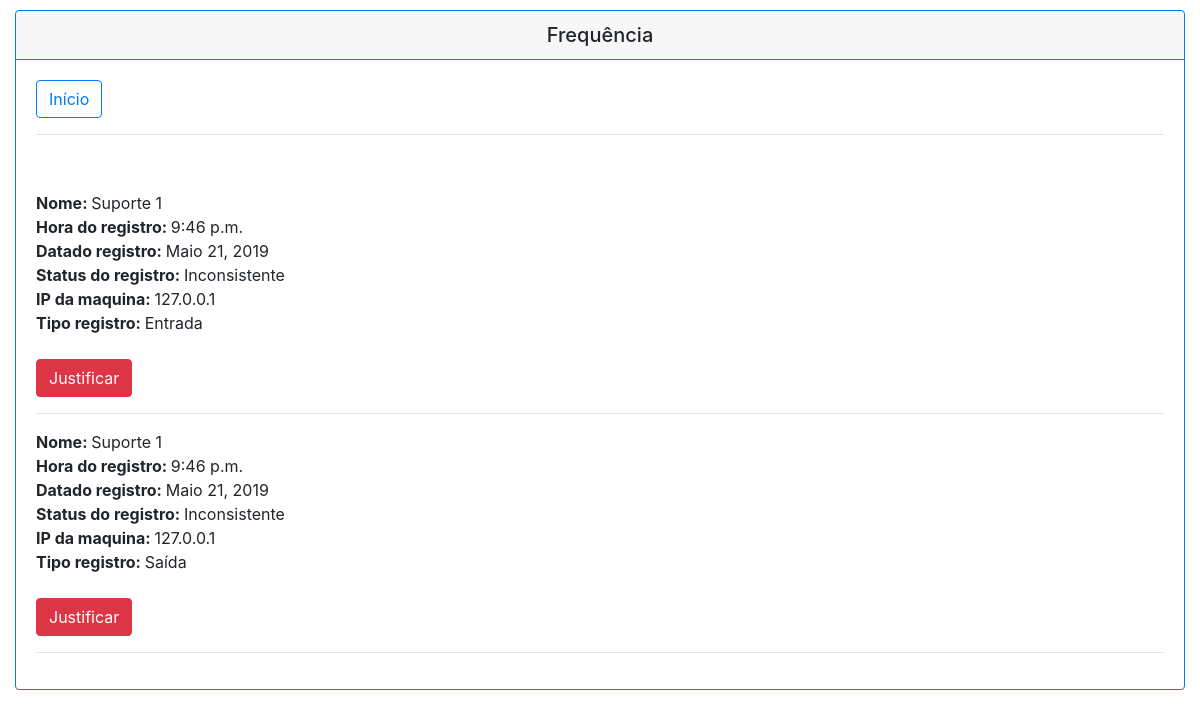
The page /frequencia/ (signed in) on the database its author committed.
### app_ponto/models.py (models this page shows, shortened)
class Frequencia(models.Model):
    funcionario = models.ForeignKey(Funcionario, on_delete=models.SET_NULL, blank=True, null=True, verbose_name='Funcionário')
    hora_ponto = models.TimeField('Hora de entrada 1', blank=True, null=True)
    tipo_ponto = models.ForeignKey(TipoPonto, on_delete=models.SET_NULL, blank=True, null=True, verbose_name='Tipo ponto')
    data_resgistro = models.DateField('Data do registro', auto_now_add=True, blank=True, null=True)
    status_ponto = models.ForeignKey(StatusPonto, on_delete=models.SET_NULL, blank=True, null=True, verbose_name='Status ponto')
    ip_registro = models.CharField(max_length=20, default=pegar_ip(), editable=False, blank=True, null=True)
    juntificativa = models.TextField(blank=True, null=True)

class Funcionario(models.Model):
    usuario = models.OneToOneField(User, on_delete=models.SET_NULL, blank=True, null=True, verbose_name='Usuário')
    lider = models.ForeignKey('Funcionario', on_delete=models.SET_NULL, blank=True, null=True, verbose_name='Lider')
    cargo = models.ForeignKey(CargoFuncionario, on_delete=models.SET_NULL, blank=True, null=True, verbose_name='Cargo do funcionário')
    conf_hora = models.ForeignKey(ConfiguracaoHora, on_delete=models.SET_NULL, blank=True, null=True, verbose_name='COnfiguração da hora')
    nome = models.CharField('Nome do funcionário', max_length=128)

class StatusPonto(models.Model):
    descricao = models.CharField('Descrição', max_length=128)
    def __str__(self):
        return self.descricao

class TipoPonto(models.Model):
    descricao = models.CharField('Descrição', max_length=128)
    def __str__(self):
        return self.descricao

### app_ponto/views.py (the view)
# urls.py: path('frequencia/', lista_frequencia, name='frequencia'),
@login_required
def lista_frequencia(request):
    frequencia=Frequencia.objects.all()
    user = request.user
    return render(request, 'app_ponto/frequencia.html', {'frequencia': frequencia, 'user': user})

### app_ponto/templates/app_ponto/frequencia.html (shortened to what this page needs)
{% if user.is_authenticated %}
<!DOCTYPE html>
<html>
    <head>
        <link rel="stylesheet" href="https://stackpath.bootstrapcdn.com/bootstrap/4.3.1/css/bootstrap.min.css">
    </head>
    <body>
            <div class="container col-md-12" style="margin-top: 10px">
                <div class="card border-primary mb-3">
                    <h5 class="card-header text-center border-primary">Frequência</h5>
                    <div class="card-body">
                        <div>
                            <a class="btn btn-outline-primary" href="{% url 'home'%}" role="button">Início</a>
                        </div>
                        <hr>
                        <br>
                            <div>
								    {% for funcionario in frequencia %}
										{% if funcionario.funcionario.usuario == user %}
												<div>
                                                     <b>Nome: </b>{{ funcionario.funcionario.nome }}
                                                     <br>
                                                     <b>Hora do registro: </b>{{ funcionario.hora_ponto }}
													 <br>
                                                     <b>Datado registro: </b>{{ funcionario.data_resgistro }}
                                                     <br>
                                                     <b>Status do registro: </b>{{ funcionario.status_ponto }}
                                                     <br>
                                                     <b>IP da maquina: </b>{{ funcionario.ip_registro }}
                                                     <br>
													 <b>Tipo registro: </b> {{ funcionario.tipo_ponto }}
												 </div>
                                                    <br>
													{% if funcionario.status_ponto.descricao == "Inconsistente" %}
                                                        {% if funcionario.juntificativa == Null %}
		                                                    <a class="btn btn-danger" href="justificar/{{funcionario.pk}}" role="button">Justificar</a>
	                                                    {% endif %}
                                                    {% endif %}
												<hr>
										{% endif %}
									{% endfor %}
                            </div>
                    </div>
                </div>
            </div>
    </body>
</html>
{% endif %}

### rows shown on the page
Frequencia: funcionario.nome "Suporte 1", hora_ponto "9:46 p.m.", data_resgistro "Maio 21, 2019", status_ponto "Inconsistente", ip_registro "127.0.0.1", tipo_ponto "Entrada"
Frequencia: funcionario.nome "Suporte 1", hora_ponto "9:46 p.m.", data_resgistro "Maio 21, 2019", status_ponto "Inconsistente", ip_registro "127.0.0.1", tipo_ponto "Saída"
